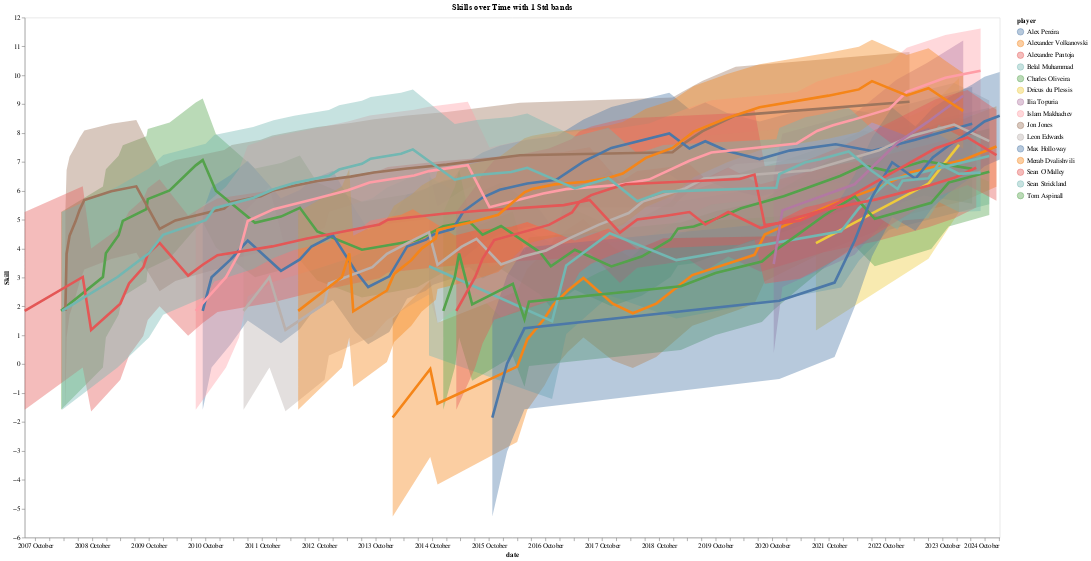

This figure's notebook cell:
### Code cell
self.plot_player_skills(players = top_fighters_online, width=1500, burnin=0)

### Figure 1 — Vega-Lite specification as saved in the notebook (floating-point values rounded to 4 significant figures; data arrays with more than 128 entries replaced by an {"elided": "..."} marker saying what was removed)
{"config": {"view": {"continuousWidth": 300, "continuousHeight": 300}, "axis": {"grid": false}}, "layer": [{"mark": {"type": "area", "opacity": 0.4}, "encoding": {"color": {"field": "player", "type": "nominal"}, "x": {"field": "date", "type": "temporal"}, "y": {"field": "lower", "type": "quantitative"}, "y2": {"field": "upper"}}}, {"mark": {"type": "line", "strokeWidth": 4}, "encoding": {"color": {"field": "player", "sort": ["Islam Makhachev", "Alex Pereira", "Jon Jones", "Ilia Topuria", "Belal Muhammad", "Dricus du Plessis", "Merab Dvalishvili", "Tom Aspinall", "Leon Edwards", "Alexander Volkanovski", "Max Holloway", "Alexandre Pantoja", "Sean O'Malley", "Sean Strickland", "Charles Oliveira"], "type": "nominal"}, "x": {"axis": {"format": "%Y %B"}, "field": "date", "type": "temporal"}, "y": {"field": "mu", "scale": {"zero": false}, "title": "Skill", "type": "quantitative"}}}], "data": {"name": "data-d773ffeaeffbeb32e2a75d27652cffaa"}, "height": 800, "title": "Skills over Time with 1 Std bands", "width": 1500, "$schema": "https://vega.github.io/schema/vega-lite/v5.20.1.json", "datasets": {"data-d773ffeaeffbeb32e2a75d27652cffaa": {"elided": "342 records"}}}
